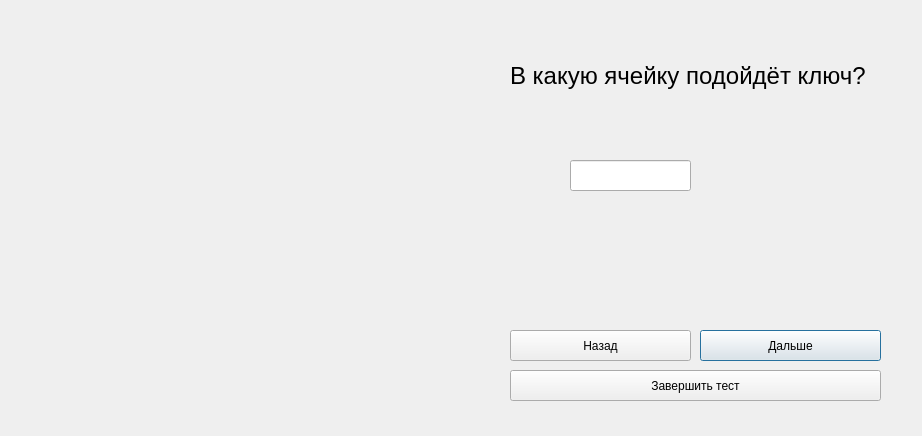
<?xml version="1.0" encoding="UTF-8"?>
<ui version="4.0">
 <class>TestForm5</class>
 <widget class="QDialog" name="TestForm5">
  <property name="geometry">
   <rect>
    <x>0</x>
    <y>0</y>
    <width>922</width>
    <height>436</height>
   </rect>
  </property>
  <property name="windowTitle">
   <string>Dialog</string>
  </property>
  <widget class="QPushButton" name="next_pushButton">
   <property name="geometry">
    <rect>
     <x>700</x>
     <y>330</y>
     <width>181</width>
     <height>31</height>
    </rect>
   </property>
   <property name="text">
    <string>Дальше</string>
   </property>
  </widget>
  <widget class="QPushButton" name="finish_pushButton">
   <property name="geometry">
    <rect>
     <x>510</x>
     <y>370</y>
     <width>371</width>
     <height>31</height>
    </rect>
   </property>
   <property name="text">
    <string>Завершить тест</string>
   </property>
  </widget>
  <widget class="QLabel" name="question">
   <property name="geometry">
    <rect>
     <x>510</x>
     <y>20</y>
     <width>419</width>
     <height>111</height>
    </rect>
   </property>
   <property name="sizePolicy">
    <sizepolicy hsizetype="Preferred" vsizetype="Preferred">
     <horstretch>0</horstretch>
     <verstretch>0</verstretch>
    </sizepolicy>
   </property>
   <property name="font">
    <font>
     <pointsize>18</pointsize>
    </font>
   </property>
   <property name="mouseTracking">
    <bool>true</bool>
   </property>
   <property name="tabletTracking">
    <bool>false</bool>
   </property>
   <property name="focusPolicy">
    <enum>Qt::NoFocus</enum>
   </property>
   <property name="contextMenuPolicy">
    <enum>Qt::PreventContextMenu</enum>
   </property>
   <property name="autoFillBackground">
    <bool>false</bool>
   </property>
   <property name="midLineWidth">
    <number>-2</number>
   </property>
   <property name="text">
    <string>В какую ячейку подойдёт ключ?</string>
   </property>
   <property name="textFormat">
    <enum>Qt::AutoText</enum>
   </property>
   <property name="scaledContents">
    <bool>false</bool>
   </property>
   <property name="wordWrap">
    <bool>true</bool>
   </property>
   <property name="openExternalLinks">
    <bool>false</bool>
   </property>
  </widget>
  <widget class="QPushButton" name="back_pushButton">
   <property name="geometry">
    <rect>
     <x>510</x>
     <y>330</y>
     <width>181</width>
     <height>31</height>
    </rect>
   </property>
   <property name="text">
    <string>Назад</string>
   </property>
  </widget>
  <widget class="QLabel" name="image">
   <property name="geometry">
    <rect>
     <x>30</x>
     <y>30</y>
     <width>411</width>
     <height>331</height>
    </rect>
   </property>
   <property name="text">
    <string/>
   </property>
  </widget>
  <widget class="QLineEdit" name="lineEdit">
   <property name="geometry">
    <rect>
     <x>570</x>
     <y>160</y>
     <width>121</width>
     <height>31</height>
    </rect>
   </property>
  </widget>
 </widget>
 <resources/>
 <connections/>
</ui>
